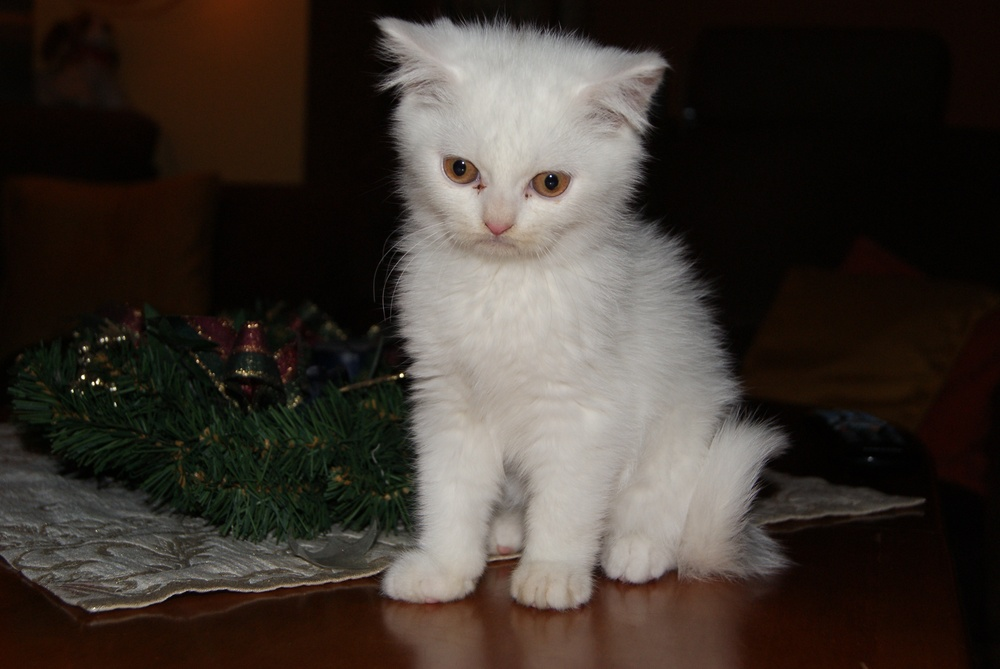
#> input picture Basics/Tofik.jpg, 1000 x 669 px, shrunk from 3872 x 2592 before the run
$ python Basics.py
#> lines starting #> are read from the running program, lines starting #| are printed output that depends on the picture
from PIL import Image, ImageFilter

im = Image.open("Tofik.jpg")
#> im is the input picture: PIL image 1000x669 RGB; mean R, G, B 61.9, 54, 47.7
#im.show()

im2 = Image.open("Tofik2.jpg")
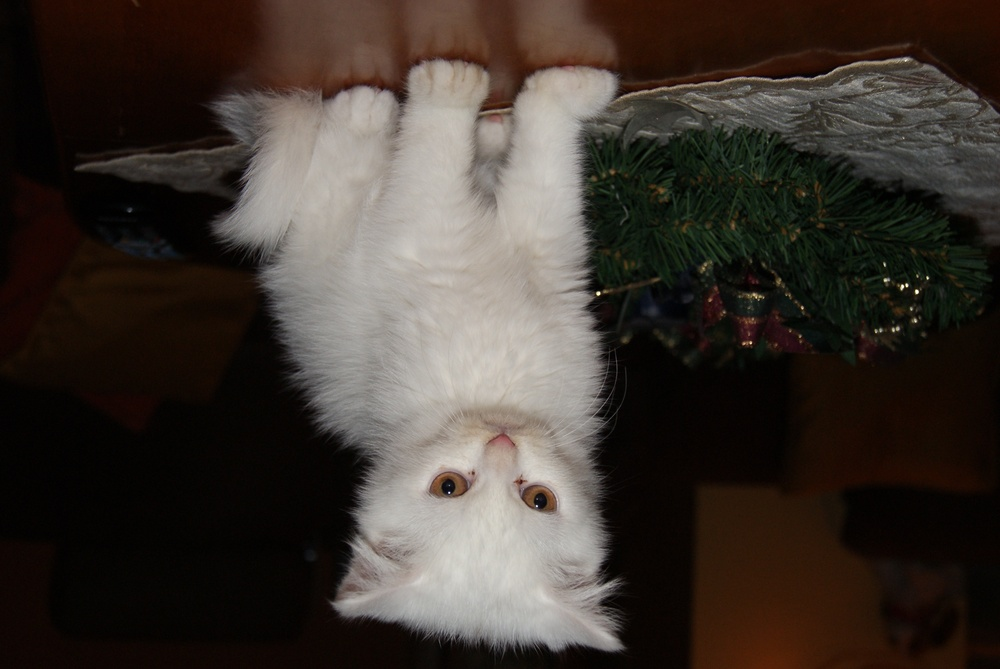
#> input picture Basics/Tofik2.jpg, 1000 x 669 px, shrunk from 3872 x 2592 before the run
#> im2 is the input picture: PIL image 1000x669 RGB; mean R, G, B 61.9, 54, 47.7

im3 = Image.blend(im2, im, 0.9)
#im3.show()

maskImg = Image.open("Tofik.jpg")
maskImg = maskImg.convert("L")
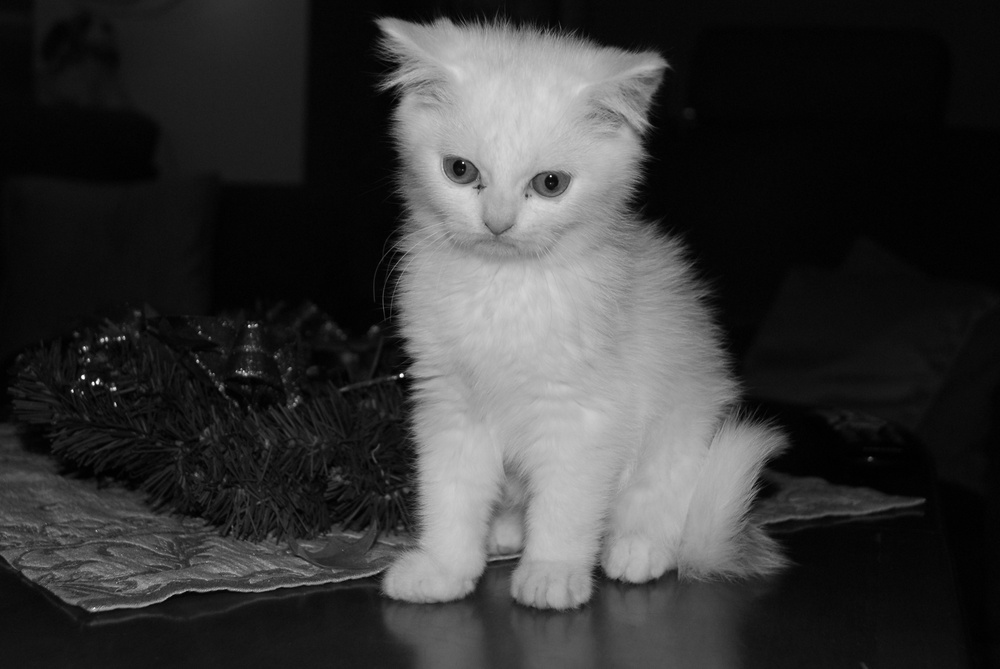
#> maskImg: PIL image 1000x669 L; min 0, max 253, mean 55.6

im4 = Image.composite(im2, im, maskImg)
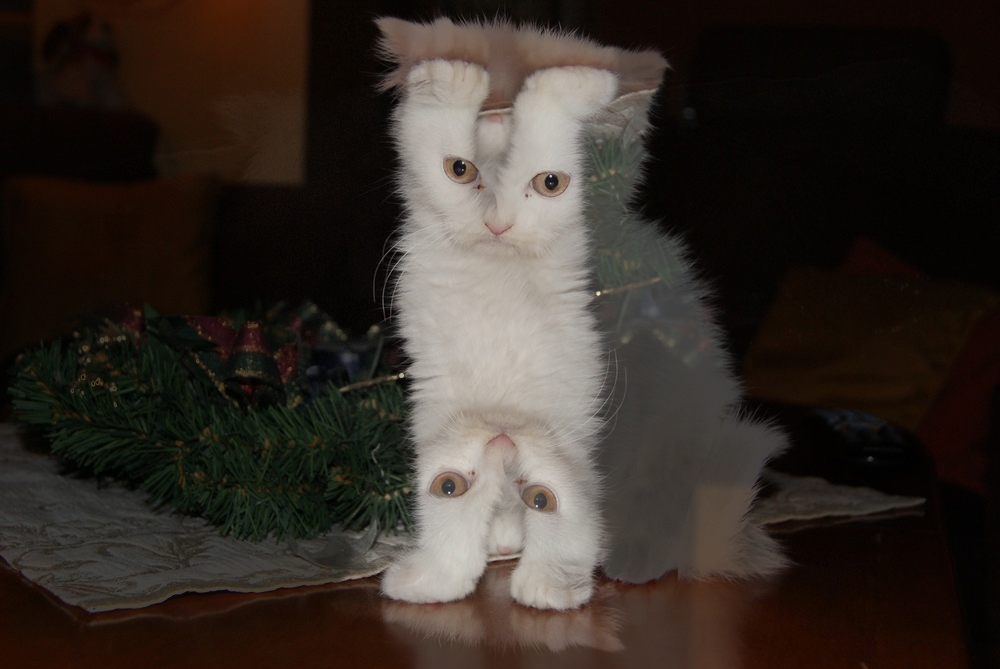
#> im4: PIL image 1000x669 RGB; mean R, G, B 53.2, 45.3, 39.1
#im4.show()

im4.rotate(90).save('TofikRotate.jpg')
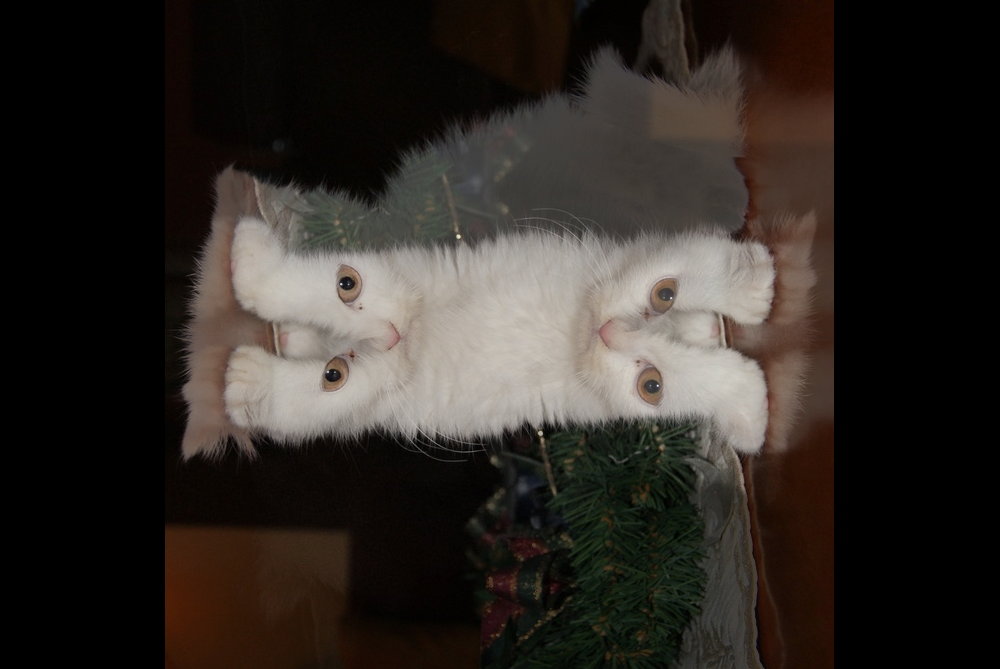
#> saved as TofikRotate.jpg: PIL image 1000x669 RGB; mean R, G, B 46.4, 41, 36.4
#im4.show()

im.filter(ImageFilter.GaussianBlur(15)).save("TofikBLUR.jpg")
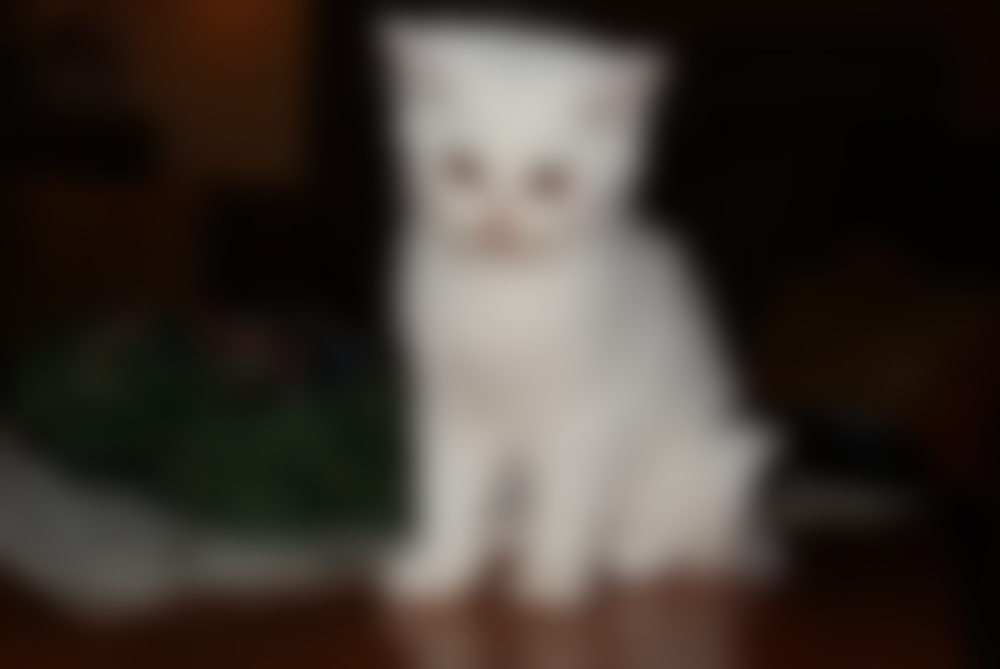
#> saved as TofikBLUR.jpg: PIL image 1000x669 RGB; mean R, G, B 61.8, 54, 47.6
